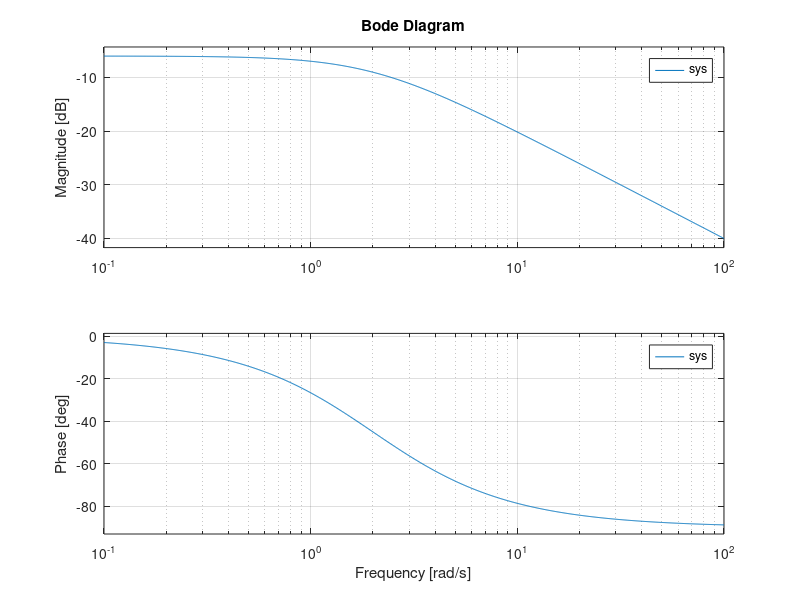
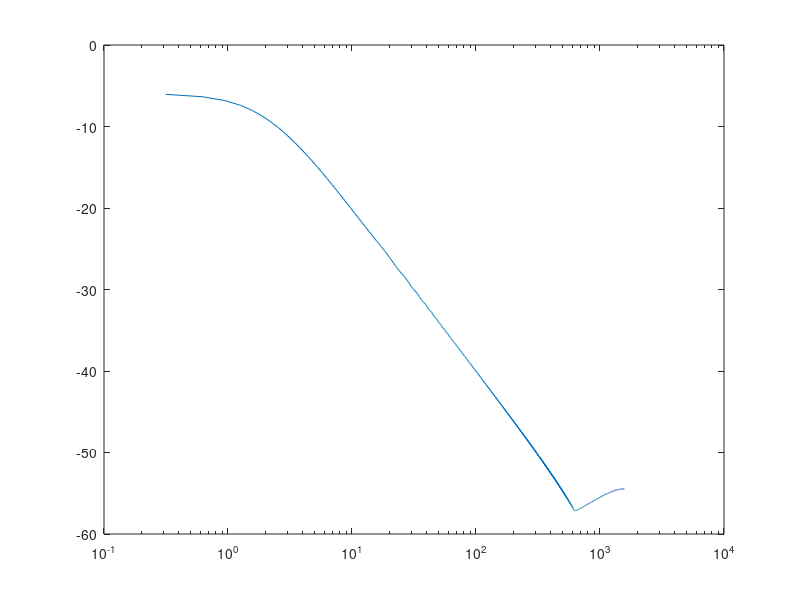

MATLAB code to generate these figures, in order:
close all
clear

% sample transer function
% sys = tf(3, [1 0.5 30]);
sys = tf(1, [1 2]);

% the true bode magnitude distribution
figure
bode(sys)

%randomly generated points
POINTS = 10000;
t = linspace(0, 20, POINTS);
chirp_f = linspace(0, 50, POINTS);

% as the fourier transform creates a frequency domain plot from 0Hz to the
% nyquist frequency of the system (e.g. sample_freq / 2), we need to use
% these values to reconstruct the graph
sample_t = t(2) - t(1);
sample_freq = 1 / sample_t;

% construction of the chirp signal
u = sin(2 * pi * chirp_f .* t);
% u = sin(2 * pi * 10 * t);

% simulation of the system under the chirp signal input
y_true = lsim(sys, u, t)';

% fft response, taking the results and frequency-wise taking the ratio
uffted = fft(u);
yffted = fft(y_true);
ratio = yffted ./ uffted;

% reconstruction of the entire FFT domain. From  0 to sample_freq with the
% same number of points as the input signal
full_f = sample_freq / POINTS * (0:POINTS - 1);

% conversion to a single sided amplitude spectrum. There is no need to
% rescale as a ratio is being taken
P2 = abs(ratio);
P1 = P2(1:POINTS/2+1);
half_f = full_f(1:POINTS / 2 + 1);


% plotting omega (2*pi*f) vs the db (20log10(M))
figure
semilogx(2*pi*half_f, 20*log10(P1))

